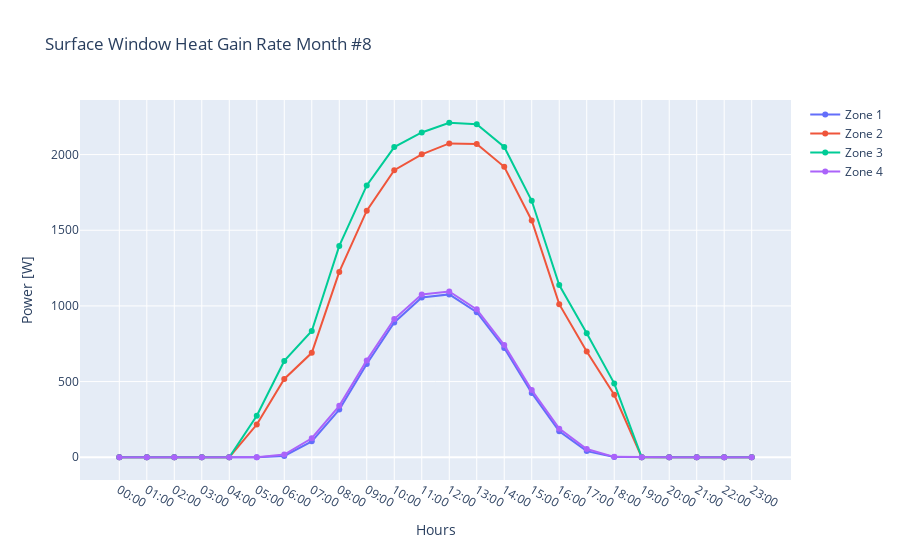

Source (notebook cell):
### Code cell
month_by_hour_zonal_plot("Surface Window Heat Gain Rate", 8)

### Figure 1 — Plotly figure (JSON) as saved in the notebook; plotly's stock layout.template omitted (floating-point values rounded to 4 significant figures)
{"data": [{"mode": "lines+markers", "name": "Zone 1", "type": "scatter", "x": ["00:00", "01:00", "02:00", "03:00", "04:00", "05:00", "06:00", "07:00", "08:00", "09:00", "10:00", "11:00", "12:00", "13:00", "14:00", "15:00", "16:00", "17:00", "18:00", "19:00", "20:00", "21:00", "22:00", "23:00"], "y": [0, 0, 0, 0, 0, 0, 8.264, 104.9, 314.7, 615.7, 891.0, 1055.0, 1076.0, 958.7, 722.4, 425.3, 171.5, 40.5, 1.362, 0, 0, 0, 0, 0]}, {"mode": "lines+markers", "name": "Zone 2", "type": "scatter", "x": ["00:00", "01:00", "02:00", "03:00", "04:00", "05:00", "06:00", "07:00", "08:00", "09:00", "10:00", "11:00", "12:00", "13:00", "14:00", "15:00", "16:00", "17:00", "18:00", "19:00", "20:00", "21:00", "22:00", "23:00"], "y": [0, 0, 0, 0, 0, 216.2, 517.4, 689.9, 1224.0, 1629.0, 1897.0, 2002.0, 2074.0, 2069.0, 1919.0, 1564.0, 1012.0, 698.1, 412.9, 0, 0, 0, 0, 0]}, {"mode": "lines+markers", "name": "Zone 3", "type": "scatter", "x": ["00:00", "01:00", "02:00", "03:00", "04:00", "05:00", "06:00", "07:00", "08:00", "09:00", "10:00", "11:00", "12:00", "13:00", "14:00", "15:00", "16:00", "17:00", "18:00", "19:00", "20:00", "21:00", "22:00", "23:00"], "y": [0, 0, 0, 0, 0, 274.6, 636.4, 834.4, 1396.0, 1796.0, 2050.0, 2146.0, 2210.0, 2201.0, 2050.0, 1695.0, 1138.0, 820.0, 488.0, 0, 0, 0, 0, 0]}, {"mode": "lines+markers", "name": "Zone 4", "type": "scatter", "x": ["00:00", "01:00", "02:00", "03:00", "04:00", "05:00", "06:00", "07:00", "08:00", "09:00", "10:00", "11:00", "12:00", "13:00", "14:00", "15:00", "16:00", "17:00", "18:00", "19:00", "20:00", "21:00", "22:00", "23:00"], "y": [0, 0, 0, 0, 0, 0, 18.1, 125.5, 340.0, 640.0, 913.0, 1076.0, 1095.0, 977.2, 741.0, 443.8, 189.0, 54.0, 2.735, 0, 0, 0, 0, 0]}], "layout": {"title": {"text": "Surface Window Heat Gain Rate Month #8"}, "xaxis": {"title": {"text": "Hours"}}, "yaxis": {"title": {"text": "Power [W]"}}}}
